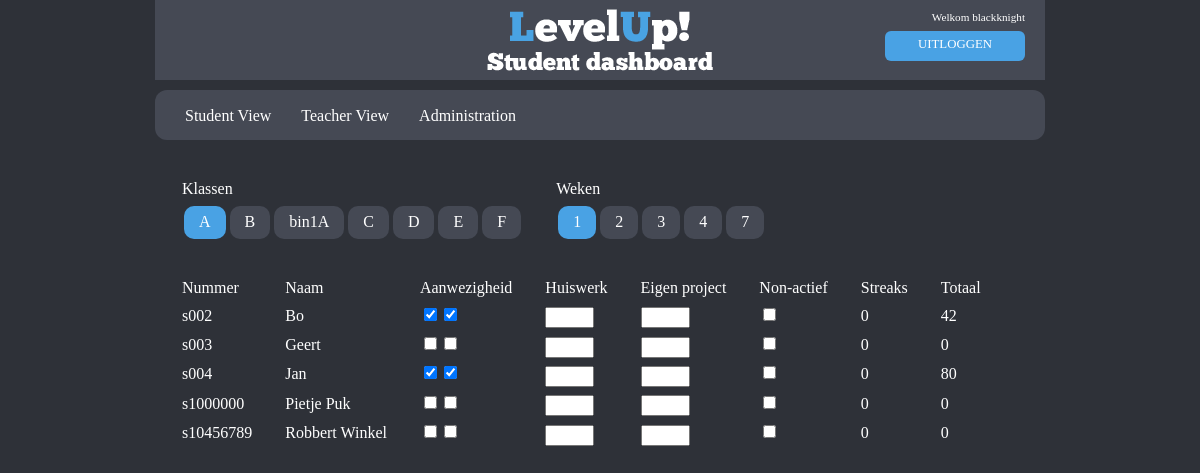
/website/src/index.php?page=docentview (signed in), run on the app's committed database.
### tables this page shows
CREATE TABLE IF NOT EXISTS `students` (
  `name` varchar(50) NOT NULL,
  `nickname` varchar(20) NOT NULL,
  `points` int(4) NOT NULL,
  `class` varchar(6) NOT NULL,
  `lastlogin` timestamp NULL DEFAULT NULL,
  `highest_streak` int(11) NOT NULL,
  `password` varchar(40) NOT NULL DEFAULT 'killerbunny',
  `inactive` tinyint(1) NOT NULL DEFAULT '0'
);

CREATE TABLE IF NOT EXISTS `presences` (
  `date` datetime NOT NULL,
  `present` tinyint(1) NOT NULL,
  `student_name` varchar(50) NOT NULL
);

CREATE TABLE IF NOT EXISTS `presences_meta` (
  `date` datetime NOT NULL,
  `weeknumber` int(3) NOT NULL
);

### website/src/levelcalculations.php (called while the page is built, shortened)
<?php
function update_points( $studentname )
{
    $studentname = mysql_escape_string( $studentname );
    $points = get_student_point_array( $studentname );
    $update_query = "UPDATE students SET points = " . $points["total"] . " WHERE name = '" . $studentname . "'";
}
function get_student_point_array( $studentname )
{
    $points = Array();
    $points_meta_query = "SELECT presence, codecademy FROM points_meta";
    $presences_query = "SELECT COUNT(present) AS totalpresent FROM presences WHERE student_name = '" . $studentname . "' AND present = '1'";
    $highest_streak_query = "SELECT highest_streak FROM students WHERE name = '" . $studentname . "'";
    $streak_query = "SELECT COUNT(student_name) AS totalstreaks FROM streak WHERE student_name = '" . $studentname . "'";
    $homework_query = "SELECT SUM(grade) AS totalgrade FROM homework WHERE student_name = '" . $studentname . "'";
    $project_query = "SELECT SUM(grade) AS totalgrade FROM project WHERE student_name = '" . $studentname . "'";
    $codecademy_query = "SELECT grade FROM codecademy WHERE student_name = '" . $studentname . "'";
    $points_meta_result = mysql_fetch_assoc( mysql_query( $points_meta_query ) );
    $points_per_presence = $points_meta_result['presence'];
    $points_codecademy = $points_meta_result['codecademy'];
    $presences_result = mysql_fetch_array( mysql_query( $presences_query ) );
    $points['presence'] = (int)$presences_result['totalpresent'] * $points_per_presence;
    $streak_result = mysql_fetch_array( mysql_query( $streak_query ) );
    $points['streaks'] = (int)$streak_result['totalstreaks'];
    $highest_streak_result = mysql_fetch_array( mysql_query( $highest_streak_query ) );
    $points['highest_streak'] = (int)$highest_streak_result['highest_streak'];
    $homework_result = mysql_fetch_array( mysql_query( $homework_query ) );
    $points['homework'] = (int)$homework_result['totalgrade'];
    $project_result = mysql_fetch_array( mysql_query( $project_query ) );
    $points['project'] = (int)$project_result['totalgrade'];
    $codecademy_result = mysql_fetch_array( mysql_query( $codecademy_query ) );
    $points['codecademy'] = (int)$codecademy_result['grade'] * $points_codecademy;
    $points['total'] = (int)$points['presence'] + $points['homework'] + $points['project'] + $points['codecademy'] + $points['highest_streak'];
    return $points;
}
?>

### website/src/docentview.php (the view, shortened to what this page needs)
<?php
    function join_url( $parts, $encode=TRUE )
    {
        if ( $encode )
        {
            if ( isset( $parts['host'] ) &&
            !preg_match( '!^(\[[\da-f.:]+\]])|([\da-f.:]+)$!ui', $parts['host'] ) ){
                $parts['host']     = rawurlencode( $parts['host'] );}
            if ( !empty( $parts['path'] ) )
            {
                $parts['path']     = preg_replace( '!%2F!ui', '/',
                rawurlencode( $parts['path'] ) );
            }
        }
        $url = '';
        if ( !empty( $parts['scheme'] ) )
        {
            $url .= $parts['scheme'] . ':';
        }
        if ( isset( $parts['host'] ) )
        {
            $url .= '//';
            if ( preg_match( '!^[\da-f]*:[\da-f.:]+$!ui', $parts['host'] ) )
            {
                $url .= '[' . $parts['host'] . ']';
            }
            else
            {
                $url .= $parts['host'];
            }
        }
        if ( !empty( $parts['path'] ) )
        {
            $url .= $parts['path'];}
        if ( isset( $parts['query'] ) )
        {
            $url .= '?';
            foreach( $parts['query'] as $key => $value )
            {
                $url .= $key . "=" . $value . "&";
            }
        }
        return $url;
    }
    function mod_url_query( $parameter, $value )
    {
        $actual_link = "http://$_SERVER[HTTP_HOST]$_SERVER[REQUEST_URI]";
        $components = parse_url( $actual_link );
        $query = $components['query'];
        $get_array = array();
        parse_str( $query, $get_array );
        $get_array[$parameter] = $value;
        $components['query'] = $get_array;
        $url = join_url( $components );
        return $url;
    }
    function create_classes()
    {
        $class_query = mysql_query('SELECT DISTINCT(class) FROM students ORDER BY class ASC');
        $class = "";
        while( $row = mysql_fetch_assoc( $class_query ) )
        {
            $button_style = 'button';
            if( $row['class'] == $_GET['class'] ) { $button_style = 'button_selected'; }
            $class .= "<a href='" . mod_url_query('class',$row['class']) . "'><div class='".$button_style."'>" . $row['class'] . "</div></a>";
        }
        return $class;
    }
    function create_weeks()
    {
        $weeks_query = mysql_query('SELECT DISTINCT(weeknumber) FROM presences_meta');
        $weeks = "";
        while( $row = mysql_fetch_assoc( $weeks_query ) )
        {
            $button_style = 'button';
            if( $row['weeknumber'] == $_GET['weeknumber'] ) { $button_style = 'button_selected'; }
            $weeks .= "<a href='" . mod_url_query('weeknumber',$row['weeknumber']) . "'><div class='".$button_style."'>" . $row['weeknumber'] . "</div></a>";
        }
        return $weeks;
    }
    function create_student_rows()
    {
        $weeknumber = mysql_real_escape_string( $_GET['weeknumber'] );
        $class = mysql_real_escape_string( $_GET['class'] );
        $student_rows = "";
        $student_query = mysql_query('SELECT DISTINCT(name), nickname, inactive FROM students WHERE class REGEXP "[' . $class . ']" ORDER BY name ASC');
        while( $student_query_row = mysql_fetch_assoc( $student_query ) )
        {
            $student_name = $student_query_row['name'];
            $student_nick = $student_query_row['nickname'];
            $student_inactive = $student_query_row['inactive'];
            $student_rows .= "<tr><td>" . $student_name . "</td>";
            $student_rows .= "<td>" . $student_nick . "</td>";
            $student_rows .= "<td>";
            $presence_query =
            mysql_query( '
            SELECT presences_meta.date AS meta_date,
               presences.date,
               presences.student_name,
               presences_meta.weeknumber,
               presences.present
                FROM presences_meta
                LEFT JOIN presences ON presences_meta.date = presences.date
                    AND presences.student_name = "' . $student_name . '"
                    WHERE weeknumber = ' . $weeknumber );
            while( $presence_query_row = mysql_fetch_assoc( $presence_query ) )
            {
                $date = strtotime( $presence_query_row['date'] );
                if( $date == false )
                {
                    $date = strtotime($presence_query_row['meta_date']);
                }
                $checkboxname = "presence_".$student_name."_".$date;
                $student_rows .= "<input title=".$presence_query_row['meta_date']." id=".$checkboxname."
                                         onclick='updateStudentPresence(\"".$student_name."\",\"".$checkboxname."\",\"".$date."\")'
                                         type='checkbox' " . (($presence_query_row['present'] == 1) ? "checked" : "") . ">";
            }
            $student_rows .= "</td>";
            $student_rows .= "<td>";
            $homework_grade = "";
            $textinputname = "homework_".$student_name."_".$weeknumber;
            $student_rows .= "<input type='text' size='3' style='margin-top:4px'
                                    id=".$textinputname." value='".$homework_grade."' name='".$textinputname."'
                                    onkeyup='updateStudentHomework(\"".$student_name."\",\"".$textinputname."\")'>";
            $student_rows .= "</td>";
            $student_rows .= "<td>";
            $project_grade = "";
            $textinputname = "project_".$student_name."_".$weeknumber;
            $student_rows .= "<input type='text' size='3' style='margin-top:4px'
                                    id=".$textinputname." value='".$project_grade."' name='".$textinputname."'
                                    onkeyup='updateStudentProject(\"".$student_name."\",\"".$textinputname."\")'>";
            $student_rows .= "</td>";
            $student_rows .= "<td>";
            $checkboxname = "inactive_".$student_name;
            $student_rows .= "<input title='Resultaten van deze student worden niet meegenomen in de statistieken.' id=".$checkboxname."
                                     onclick='updateStudentInactivity(\"".$student_name."\",\"".$checkboxname."\")'
                                     type='checkbox' " . (($student_inactive == 1) ? "checked" : "") . ">";
            $student_rows .= "</td>";
            $student_points = get_student_point_array( $student_name );
            $student_rows .= "<td>";
            $student_rows .= "<div id='".$student_name."_strikes'>" . $student_points["streaks"] . "</div>";
            $student_rows .= "</td>";
            $student_rows .= "<td>";
            $student_rows .= "<div id='".$student_name."_total'>" . $student_points["total"] . "</div>";
            $student_rows .= "</td>";
        }
        return $student_rows;
    }
    function loadPage( $site )
    {
        update_points( $_GET['name'] );
        if( isset($_GET['name']) && isset($_GET['date']) && isset($_GET['presence']) )
        {
            update_presence();
            update_points( $_GET['name'] );
        }
        else if( isset($_GET['name']) && isset($_GET['inactive']) )
        {
            update_inactivity();
            update_points( $_GET['name'] );
        }
        else if( isset($_GET['name']) && isset($_GET['homework']) )
        {
            update_homework();
            update_points( $_GET['name'] );
        }
        else if( isset($_GET['name']) && isset($_GET['project']) )
        {
            update_project();
            update_points( $_GET['name'] );
        }
        else
        {
            $classes = create_classes();
            $weeks = create_weeks();
            $studentrows = create_student_rows();
            $site = str_replace( "{classes}", $classes, $site );
            $site = str_replace( "{weeks}", $weeks, $site );
            $site = str_replace( "{studentrows}", $studentrows, $site );
        }
        return $site;
    }
    $site = loadPage( $site );
?>

### website/src/index.php (shortened to what this page needs)
<?php
include "levelcalculations.php";
$admin_pages_array = Array(
    "docentview", "administration"
);
$titlebar_pages_array = Array(
    "Student View" => "studentview", "Teacher View" => "docentview", "Administration" => "administration"
);
$index_file = "index.html";
$content_file = "login";
$name = mysql_escape_string( $_SESSION['name'] );
$nick = $name;
$password = mysql_escape_string( $_SESSION['password'] );
$admin = false;
$user = false;
$admin_query = mysql_query(
    "SELECT name, password FROM admin_meta WHERE name=\"". $name."\"
         AND password=\"".$password."\"" );
if(mysql_fetch_row($admin_query))
{
    $admin = true;
}
$student_query = mysql_query(
    "SELECT name, nickname, password, lastlogin, inactive FROM students WHERE name=\"". $name."\"
         AND password=\"".$password."\"" );
if($student_query_row = mysql_fetch_assoc($student_query))
{
    $nick = $student_query_row['nickname'];
    $user = true;
}
if( $user == true || $admin == true )
{
    $content_file = "studentview";
    if( isset( $_GET['page'] ) )
    {
        if( $admin == true )
        {
            $content_file = $_GET["page"];
        }
    }
    $welcome = "Welkom " . $nick;
}
else
{
    $welcome = "<span style='color:#ff0000;'>Onbekende login gegevens!</span>";
}
$site = file_get_contents($index_file);
$content = file_get_contents($content_file . ".html");
$login = "<p>".$welcome."</p> <a href=\"index.php?page=login&logout=true\">UITLOGGEN</a>";
$menu = "";
foreach( $titlebar_pages_array as $titlebar_button_name => $titlebar_button_page )
{
    if( in_array( $titlebar_button_page, $admin_pages_array ) == false || $admin == true )
    {
        $menu .= "<a href='index.php?page=".$titlebar_button_page."'>".$titlebar_button_name."</a>";
    }
}
$site = str_replace("{login}", $login, $site);
$site = str_replace("{menu}", $menu, $site );
$site = str_replace("{content}", $content, $site);
$site = str_replace("{css}", $content_file . ".css", $site);
$site = str_replace("{javascript}", $content_file . ".js", $site);
include $content_file . ".php";
echo $site;
?>

### website/src/css/main.css (style rules this page uses)
html { color: #222; font-size: 1em; line-height: 1.4; margin: 0px; background: #2e3138; color: white; text-decoration: none; font-weight: normal; }
body { font-family: chunkfivefont; color: white; height:100%; margin: 0px; }
a { color: #49a2e4; }
.dashboard, { height:100%; width:100%; }
.content { height: 100%; width: 100%; }
.header { background: #454953; width: 890px; height:80px; margin: 0px auto 0px auto; background-image: url('../img/dashboardlogo.png'); background-position: center; background-repeat: no-repeat; background-color: #454954; }
.header #welcome { width: 200px; float:right; color: white; margin 0px auto 0px auto; padding: 0px 10px 0px 0px; }
.header #welcome p { float: right; display: block; font-size: 0.7em; margin: 10px 10px 5px 0px; }
.header #welcome a { float: right; display: block; height:20px; width: 100px; text-align: center; font-size: 0.8em; color: white; text-decoration: none; padding:5px 20px 5px 20px; margin: 0px 10px 0px 0px; background-color: #49a2e4; border-radius: 6px; }
.menu { background: #2e3138; width:890px; height:50px; margin: 10px auto 5px auto; background: #454954; border-radius: 12px; }
.menu a, a:visited { display: block; float:left; height: 35px; text-align: center; padding: 15px 0px 0px 30px; text-decoration: none; color: white; }
.content { width:900px; height: 100%; margin:0px auto 0px auto; }

### website/src/css/docentview.css (style rules this page uses)
table { padding-top: 30px; }
td { padding-left: 30px; }
.button { float:left; display:block; background-color: #454954; margin:2px; padding:5px 15px 5px 15px; border-radius: 10px; color: #fff; }
.button_selected { float:left; display:block; background-color: #454954; margin:2px; padding:5px 15px 5px 15px; border-radius: 10px; color: #fff; background-color: #49a2e4; }

### data on the page
students: nickname "Welkom blackknight"
students: name "s002", nickname "Bo", streaks "0", total "42"
presences: present "☑"
presences: present "☑"
students: name "s003", nickname "Geert", streaks "0", total "0"
students: name "s004", nickname "Jan", streaks "0", total "80"
presences: present "☑"
presences: present "☑"
students: name "s1000000", nickname "Pietje Puk", streaks "0", total "0"
students: name "s10456789", nickname "Robbert Winkel", streaks "0", total "0"

### other printed values
$titlebar_button_name "Student View"
$titlebar_button_name "Teacher View"
$titlebar_button_name "Administration"
$site "Klassen Weken Nummer Naam Aanwezigheid Huiswerk Eigen project Non-actief Streaks Totaal"
$row['class'] "A"
$row['class'] "B"
$row['class'] "bin1A"
$row['class'] "C"
$row['class'] "D"
$row['class'] "E"
$row['class'] "F"
$row['weeknumber'] "1"
$row['weeknumber'] "2"
$row['weeknumber'] "3"
$row['weeknumber'] "4"
